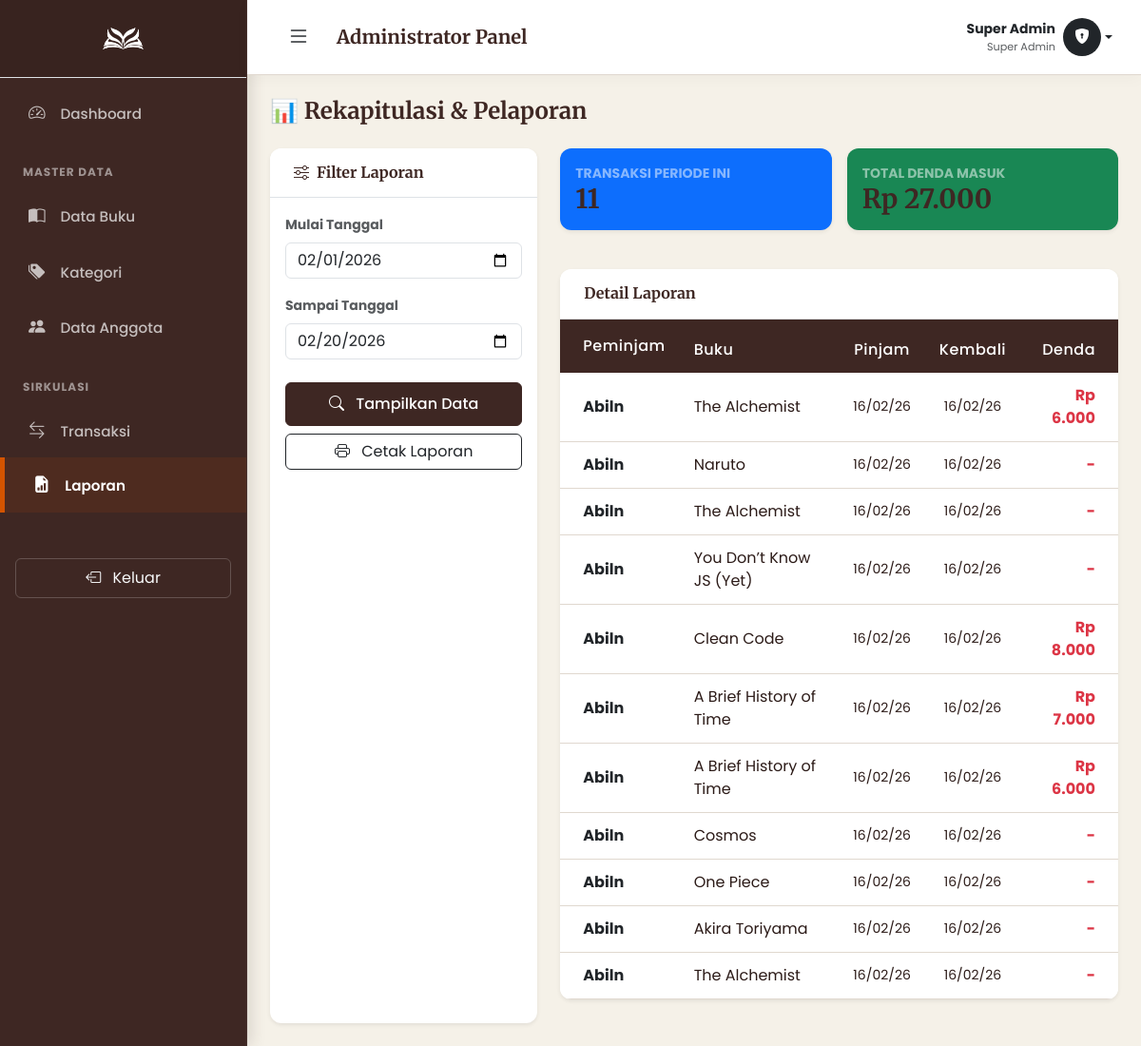
/pages/admin/laporan/index.php (signed in), run on the app's committed database.
### tables this page shows
CREATE TABLE `peminjaman` (
  `id_peminjaman` int(11) NOT NULL,
  `kode_transaksi` varchar(20) NOT NULL,
  `id_user` int(11) NOT NULL,
  `id_buku` int(11) NOT NULL,
  `tgl_pengajuan` date NOT NULL,
  `tgl_pinjam` date DEFAULT NULL,
  `tgl_jatuh_tempo` date DEFAULT NULL,
  `tgl_kembali` date DEFAULT NULL,
  `denda` int(11) DEFAULT 0,
  `status_peminjaman` enum('diajukan','dipinjam','kembali','ditolak') DEFAULT 'diajukan',
  `keterangan` text DEFAULT NULL
);

CREATE TABLE `users` (
  `id_user` int(11) NOT NULL,
  `nomor_identitas` varchar(20) NOT NULL,
  `nama_lengkap` varchar(100) NOT NULL,
  `email` varchar(100) DEFAULT NULL,
  `password` varchar(255) NOT NULL,
  `role` enum('admin','anggota') NOT NULL,
  `status` enum('aktif','nonaktif') DEFAULT 'aktif',
  `created_at` timestamp NOT NULL DEFAULT current_timestamp()
);

CREATE TABLE `buku` (
  `id_buku` int(11) NOT NULL,
  `kode_buku` varchar(20) NOT NULL,
  `judul_buku` varchar(200) NOT NULL,
  `penulis` varchar(100) DEFAULT NULL,
  `penerbit` varchar(100) DEFAULT NULL,
  `id_kategori` int(11) DEFAULT NULL,
  `tahun_terbit` year(4) DEFAULT NULL,
  `stok_total` int(11) NOT NULL DEFAULT 0,
  `stok_tersedia` int(11) NOT NULL DEFAULT 0,
  `status_buku` enum('tersedia','rusak','hilang') DEFAULT 'tersedia',
  `gambar` varchar(255) DEFAULT 'default.jpg',
  `created_at` timestamp NOT NULL DEFAULT current_timestamp()
);

### pages/admin/laporan/index.php (the view, shortened to what this page needs)
<?php
include '../../../config/koneksi.php';
$tgl_awal  = isset($_GET['tgl_awal']) ? $_GET['tgl_awal'] : date('Y-m-01');
$tgl_akhir = isset($_GET['tgl_akhir']) ? $_GET['tgl_akhir'] : date('Y-m-d');
$q_sum = mysqli_fetch_assoc(mysqli_query($koneksi, "
    SELECT
        SUM(denda) as total_denda,
        COUNT(*) as total_transaksi
    FROM peminjaman
    WHERE tgl_pinjam BETWEEN '$tgl_awal' AND '$tgl_akhir'
"));
$total_pendapatan = $q_sum['total_denda'] ?? 0;
$total_transaksi = $q_sum['total_transaksi'] ?? 0;
?>
<!DOCTYPE html>
<html lang="id">
<head>
    <link href="https://cdn.jsdelivr.net/npm/bootstrap@5.3.0/dist/css/bootstrap.min.css" rel="stylesheet">
    <link rel="stylesheet" href="https://cdn.jsdelivr.net/npm/bootstrap-icons@1.11.1/font/bootstrap-icons.css">
    <link rel="stylesheet" href="../../../assets/css/style.css">
</head>
<body>
    <div class="d-flex" id="wrapper">
        <?php include '../components/sidebar.php'; ?>
        <div id="page-content-wrapper">
            <?php include '../components/navbar.php'; ?>
            <div class="container-fluid px-4 py-4">
                <h4 class="fw-bold mb-4" style="color: var(--wood-dark);">📊 Rekapitulasi & Pelaporan</h4>
                <div class="row g-4">
                    <div class="col-lg-4">
                        <div class="card border-0 shadow-sm h-100">
                            <div class="card-header bg-white py-3 border-bottom">
                                <h6 class="mb-0 fw-bold"><i class="bi bi-sliders me-2"></i>Filter Laporan</h6>
                            </div>
                            <div class="card-body">
                                <form action="" method="GET">
                                    <div class="mb-3">
                                        <label class="form-label small fw-bold text-muted">Mulai Tanggal</label>
                                        <input type="date" name="tgl_awal" class="form-control" value="<?= $tgl_awal; ?>">
                                    </div>
                                    <div class="mb-4">
                                        <label class="form-label small fw-bold text-muted">Sampai Tanggal</label>
                                        <input type="date" name="tgl_akhir" class="form-control" value="<?= $tgl_akhir; ?>">
                                    </div>
                                    <div class="d-grid gap-2">
                                        <button type="submit" class="btn btn-primary">
                                            <i class="bi bi-search me-2"></i> Tampilkan Data
                                        </button>
                                        <button type="button" class="btn btn-outline-dark" onclick="window.print()">
                                            <i class="bi bi-printer me-2"></i> Cetak Laporan
                                        </button>
                                    </div>
                                </form>
                            </div>
                        </div>
                    </div>
                    <div class="col-lg-8">
                        <div class="row g-3 mb-3">
                            <div class="col-6">
                                <div class="card bg-primary text-white p-3 border-0 shadow-sm">
                                    <small class="text-white-50 text-uppercase fw-bold">Transaksi Periode Ini</small>
                                    <h3 class="mb-0 fw-bold"><?= $total_transaksi; ?></h3>
                                </div>
                            </div>
                            <div class="col-6">
                                <div class="card bg-success text-white p-3 border-0 shadow-sm">
                                    <small class="text-white-50 text-uppercase fw-bold">Total Denda Masuk</small>
                                    <h3 class="mb-0 fw-bold">Rp <?= number_format($total_pendapatan, 0, ',', '.'); ?></h3>
                                </div>
                            </div>
                        </div>
                        <div class="card shadow-sm border-0">
                            <div class="card-header bg-white py-3 border-bottom">
                                <h6 class="mb-0 fw-bold">Detail Laporan</h6>
                            </div>
                            <div class="card-body p-0">
                                <div class="table-responsive">
                                    <table class="table table-hover align-middle mb-0">
                                        <thead class="bg-light">
                                            <tr>
                                                <th class="ps-4 py-3">Peminjam</th>
                                                <th>Buku</th>
                                                <th class="text-center">Pinjam</th>
                                                <th class="text-center">Kembali</th>
                                                <th class="text-end pe-4">Denda</th>
                                            </tr>
                                        </thead>
                                        <tbody>
                                            <?php
                                            $query = mysqli_query($koneksi, "
                                                SELECT p.*, u.nama_lengkap, b.judul_buku
                                                FROM peminjaman p
                                                JOIN users u ON p.id_user = u.id_user
                                                JOIN buku b ON p.id_buku = b.id_buku
                                                WHERE p.tgl_pinjam BETWEEN '$tgl_awal' AND '$tgl_akhir'
                                                ORDER BY p.id_peminjaman DESC
                                            ");
                                            if(mysqli_num_rows($query) > 0) {
                                                while ($row = mysqli_fetch_assoc($query)) {
                                            ?>
                                            <tr>
                                                <td class="ps-4 fw-bold text-dark"><?= $row['nama_lengkap']; ?></td>
                                                <td><?= $row['judul_buku']; ?></td>
                                                <td class="text-center small"><?= date('d/m/y', strtotime($row['tgl_pinjam'])); ?></td>
                                                <td class="text-center small">
                                                    <?= $row['tgl_kembali'] ? date('d/m/y', strtotime($row['tgl_kembali'])) : '-'; ?>
                                                </td>
                                                <td class="text-end pe-4 fw-bold text-danger">
                                                    <?= $row['denda'] > 0 ? 'Rp '.number_format($row['denda'],0,',','.') : '-'; ?>
                                                </td>
                                            </tr>
                                            <?php
                                                }
                                            } else {
                                                echo "<tr><td colspan='5' class='text-center py-5 text-muted'>Tidak ada data pada periode ini.</td></tr>";
                                            }
                                            ?>
                                        </tbody>
                                    </table>
                                </div>
                            </div>
                        </div>
                    </div>
                </div>
            </div>
        </div>
    </div>
</body>
</html>

### assets/css/style.css (style rules this page uses)
:root { --wood-dark: #3E2723; --wood-medium: #5D4037; --wood-light: #8D6E63; --copper-accent: #D35400; --copper-hover: #E67E22; --bg-cream: #F5F1E8; --card-bg: #FFFFFF; --text-main: #2C1B18; --text-muted: #6D605B; --border-color: #E0D8CF; --status-success: #27ae60; --status-warning: #f39c12; --status-danger: #c0392b; }
body { background-color: var(--bg-cream); font-family: 'Poppins', sans-serif; color: var(--text-main); overflow-x: hidden; }
h1, h2, h3, h4, h5, h6, .brand-font { font-family: 'Merriweather', serif; font-weight: 700; color: var(--wood-dark); }
#wrapper { display: flex; width: 100%; align-items: stretch; transition: all 0.3s; }
#page-content-wrapper { width: 100%; padding: 0; transition: all 0.3s; background-color: var(--bg-cream); }
.card { border: 1px solid var(--border-color); border-radius: 12px; background-color: var(--card-bg); box-shadow: 0 4px 6px rgba(62, 39, 35, 0.02); margin-bottom: 25px; overflow: hidden; }
.card-header { background-color: #fff; border-bottom: 2px solid var(--bg-cream); font-family: 'Merriweather', serif; font-weight: 700; color: var(--wood-dark); padding: 18px 25px; }
.table { margin-bottom: 0; }
.table thead th { background-color: var(--wood-dark); color: #fff; font-weight: 500; border: none; padding: 12px 15px; letter-spacing: 0.5px; }
.table tbody td { padding: 12px 15px; vertical-align: middle; color: var(--text-main); border-bottom: 1px solid var(--border-color); }
.btn-primary { background-color: var(--wood-dark); border-color: var(--wood-dark); padding: 10px 20px; font-weight: 500; transition: 0.3s; }

### data on the page
peminjaman: id_user.nama_lengkap "Abiln", id_buku.judul_buku "The Alchemist", tgl_pinjam "16/02/26", tgl_kembali "16/02/26", denda "6.000"
peminjaman: id_user.nama_lengkap "Abiln", id_buku.judul_buku "Naruto", tgl_pinjam "16/02/26", tgl_kembali "16/02/26"
peminjaman: id_user.nama_lengkap "Abiln", id_buku.judul_buku "The Alchemist", tgl_pinjam "16/02/26", tgl_kembali "16/02/26"
peminjaman: id_user.nama_lengkap "Abiln", id_buku.judul_buku "You Don’t Know JS (Yet)", tgl_pinjam "16/02/26", tgl_kembali "16/02/26"
peminjaman: id_user.nama_lengkap "Abiln", id_buku.judul_buku "Clean Code", tgl_pinjam "16/02/26", tgl_kembali "16/02/26", denda "8.000"
peminjaman: id_user.nama_lengkap "Abiln", id_buku.judul_buku "A Brief History of Time", tgl_pinjam "16/02/26", tgl_kembali "16/02/26", denda "7.000"
peminjaman: id_user.nama_lengkap "Abiln", id_buku.judul_buku "A Brief History of Time", tgl_pinjam "16/02/26", tgl_kembali "16/02/26", denda "6.000"
peminjaman: id_user.nama_lengkap "Abiln", id_buku.judul_buku "Cosmos", tgl_pinjam "16/02/26", tgl_kembali "16/02/26"
peminjaman: id_user.nama_lengkap "Abiln", id_buku.judul_buku "One Piece", tgl_pinjam "16/02/26", tgl_kembali "16/02/26"
peminjaman: id_user.nama_lengkap "Abiln", id_buku.judul_buku "Akira Toriyama", tgl_pinjam "16/02/26", tgl_kembali "16/02/26"
peminjaman: id_user.nama_lengkap "Abiln", id_buku.judul_buku "The Alchemist", tgl_pinjam "16/02/26", tgl_kembali "16/02/26"

### other printed values
$_SESSION['nama'] "Super Admin"
$total_transaksi "11"
$total_pendapatan "27.000"
